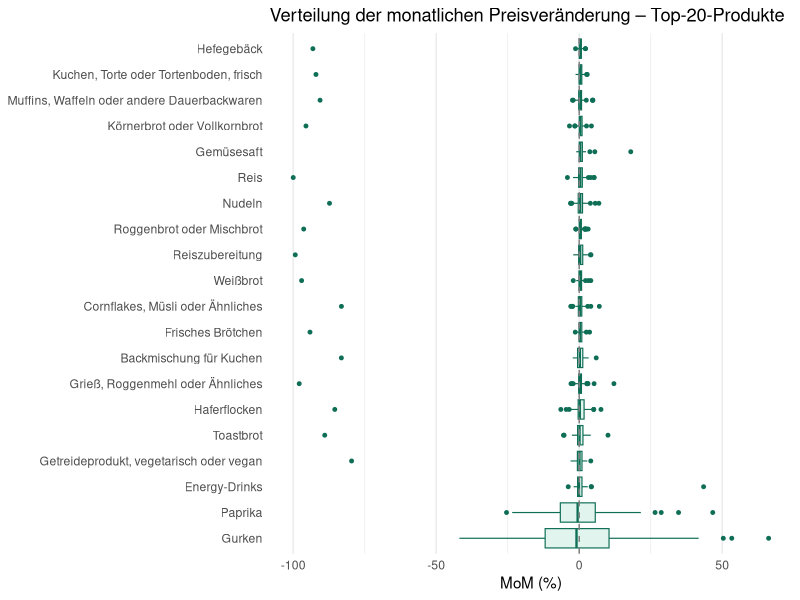
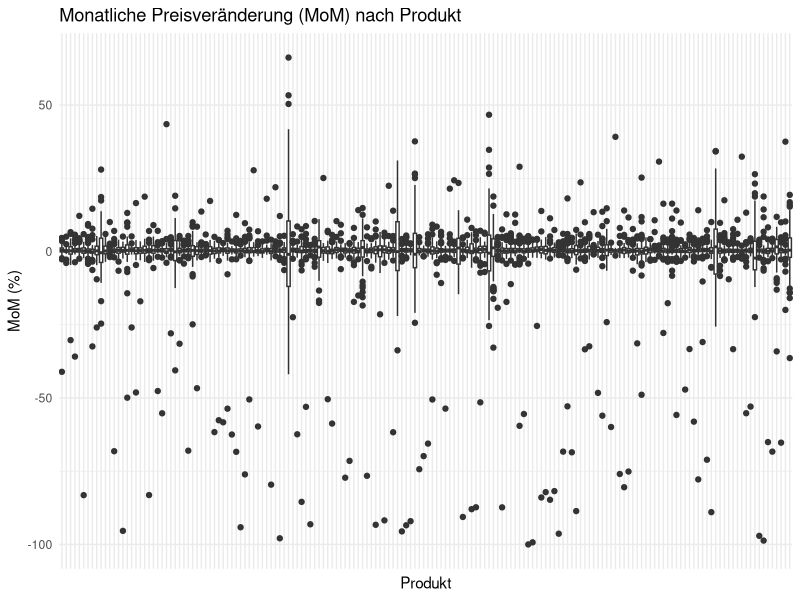

The R source for these figures, in order:
# stats_mvp.R
# Ziel: ANOVA, t-Test und optionale CPI-Korrelation auf Produktebene

library(readr)
library(dplyr)
library(ggplot2)
library(tibble)
library(lubridate)
library(broom)

# -----------------------------
# 1) Daten laden
# -----------------------------
destatis <- read_csv("data_processed/destatis_statistik.csv", show_col_types = FALSE) %>%
  mutate(
    Datum = ymd(Datum),
    Preisindex = as.numeric(Preisindex)
  ) %>%
  arrange(Produkt, Datum)

print(names(destatis))

# -----------------------------
# 2) MoM berechnen
# -----------------------------
destatis <- destatis %>%
  group_by(Produkt) %>%
  arrange(Datum, .by_group = TRUE) %>%
  mutate(
    MoM = 100 * (Preisindex / lag(Preisindex) - 1)
  ) %>%
  ungroup()

# -----------------------------
# 3) ANOVA: MoM ~ Produkt (alle Produkte)
# -----------------------------
anova_data <- destatis %>%
  filter(!is.na(MoM), !is.na(Produkt))

anova_fit <- aov(MoM ~ Produkt, data = anova_data)
anova_tbl <- tidy(anova_fit)
print(anova_tbl)

# -----------------------------
# 3b) Tukey: nur auf Top-20-Produkte nach mittlerer MoM-Abweichung
# -----------------------------
# Produkte mit den extremsten mittleren MoM auswählen (je 10 oben/unten)
top_produkte <- anova_data %>%
  group_by(Produkt) %>%
  summarise(mean_mom = mean(MoM, na.rm = TRUE), .groups = "drop") %>%
  slice_max(abs(mean_mom), n = 20) %>%
  pull(Produkt)

tukey_data <- anova_data %>%
  filter(Produkt %in% top_produkte) %>%
  mutate(Produkt = factor(Produkt))  # factor neu setzen, damit keine leeren Levels

tukey_fit  <- aov(MoM ~ Produkt, data = tukey_data)
tukey_tbl  <- TukeyHSD(tukey_fit) %>% broom::tidy()

print(head(tukey_tbl, 20))

p_boxplot <- anova_data %>%
  filter(Produkt %in% top_produkte) %>%
  mutate(Produkt = reorder(Produkt, MoM, median)) %>%
  ggplot(aes(x = MoM, y = Produkt)) +
  geom_boxplot(fill = "#E1F5EE", color = "#0F6E56", linewidth = 0.4, outlier.size = 1) +
  geom_vline(xintercept = 0, linetype = "dashed", color = "gray50", linewidth = 0.5) +
  theme_minimal(base_size = 11) +
  theme(panel.grid.major.y = element_blank()) +
  labs(
    title = "Verteilung der monatlichen Preisveränderung – Top-20-Produkte",
    x     = "MoM (%)", y = NULL
  )

 ggsave("outputs/boxplot_top20_mom.png", p_boxplot,
      width = 12, height = 8, dpi = 150)

# -----------------------------
# 4) t-Test: frühe vs späte Periode
# -----------------------------
period_data <- destatis %>%
  filter(!is.na(MoM), !is.na(Datum)) %>%
  mutate(
    Periode = case_when(
      year(Datum) <= 2022 ~ "frueh",
      year(Datum) >= 2023 ~ "spaet",
      TRUE ~ NA_character_
    )
  ) %>%
  filter(!is.na(Periode))

ttest_period <- t.test(MoM ~ Periode, data = period_data)
print(ttest_period)

ttest_period_tbl <- tibble(
  statistik = unname(ttest_period$statistic),
  p_wert = ttest_period$p.value,
  conf_low = ttest_period$conf.int[1],
  conf_high = ttest_period$conf.int[2],
  mean_frueh = unname(ttest_period$estimate[1]),
  mean_spaet = unname(ttest_period$estimate[2])
)

print(ttest_period_tbl)

# -----------------------------
# 5) Produkt-Zusammenfassung
# -----------------------------
produkt_summary <- destatis %>%
  group_by(Produkt) %>%
  summarise(
    n = sum(!is.na(MoM)),
    mean_mom = mean(MoM, na.rm = TRUE),
    median_mom = median(MoM, na.rm = TRUE),
    sd_mom = sd(MoM, na.rm = TRUE),
    min_mom = min(MoM, na.rm = TRUE),
    max_mom = max(MoM, na.rm = TRUE),
    start_preis = first(Preisindex[!is.na(Preisindex)]),
    end_preis = last(Preisindex[!is.na(Preisindex)]),
    preisanstieg_pct = 100 * (end_preis / start_preis - 1),
    .groups = "drop"
  ) %>%
  arrange(desc(preisanstieg_pct))

print(produkt_summary)

# -----------------------------
# 6) Optional: CPI laden + Korrelation
# -----------------------------
if (file.exists("data_raw/cpi_de.csv")) {
  cpi <- read_csv("data_raw/cpi_de.csv", show_col_types = FALSE) %>%
    mutate(
      Datum = ymd(Datum),
      CPI = as.numeric(CPI)
    ) %>%
    arrange(Datum) %>%
    mutate(
      CPI_MoM = 100 * (CPI / lag(CPI) - 1)
    )

  merged <- destatis %>%
    left_join(cpi %>% select(Datum, CPI, CPI_MoM), by = "Datum")

  corr_all <- merged %>%
    filter(!is.na(MoM), !is.na(CPI_MoM)) %>%
    summarise(
      cor_mom_cpi = cor(MoM, CPI_MoM, method = "pearson")
    )

  print(corr_all)

  corr_produkt <- merged %>%
    filter(!is.na(MoM), !is.na(CPI_MoM), !is.na(Produkt)) %>%
    group_by(Produkt) %>%
    summarise(
      n = n(),
      cor_mom_cpi = cor(MoM, CPI_MoM, method = "pearson"),
      .groups = "drop"
    ) %>%
    arrange(desc(abs(cor_mom_cpi)))

  print(corr_produkt)

  dir.create("outputs", showWarnings = FALSE)
  write_csv(corr_all, "outputs/corr_mom_cpi_all.csv")
  write_csv(corr_produkt, "outputs/corr_mom_cpi_by_produkt.csv")
}

# -----------------------------
# 7) Export
# -----------------------------
dir.create("outputs", showWarnings = FALSE)

write_csv(anova_tbl, "outputs/anova_mom_produkt.csv")
write_csv(tukey_tbl, "outputs/tukey_mom_produkt.csv")
write_csv(ttest_period_tbl, "outputs/ttest_period_mom.csv")
write_csv(produkt_summary, "outputs/mom_summary_by_produkt.csv")
write_csv(tukey_tbl, "outputs/tukey_mom_top20.csv")

p <- anova_data %>%
  ggplot(aes(x = Produkt, y = MoM)) +
  geom_boxplot() +
  theme_minimal() +
  theme(axis.text.x = element_blank()) +
  labs(
    title = "Monatliche Preisveränderung (MoM) nach Produkt",
    x = "Produkt",
    y = "MoM (%)"
  )

ggsave("outputs/boxplot_mom_produkt.png", p, width = 12, height = 6, dpi = 150)

cat("Fertig. Ergebnisse liegen in /outputs\n")


# Ein Welch-Zweistichproben-t-Test wurde verwendet, um die durchschnittliche monatliche Preisveränderung (MoM) zwischen einer frühen Periode (bis 2022) und einer späten Periode (ab 2023) zu vergleichen.
# Die mittlere monatliche Preisänderung war in der frühen Periode mit 0.684 % höher als in der späten Periode mit 0.345 %.
# Ergebnis heißt: früher waren die monatlichen Preisänderungen signifikant höher als später
#
# Interpretation:
# Wenn der p-Wert kleiner als 0.05 ist, gilt der Unterschied meist als statistisch signifikant
# Hier ist er deutlich kleiner als 0.05
#  Das heißt:
# Die mittlere monatliche Preisveränderung in der frühen Periode und in der späten Periode unterscheidet sich signifikant.
